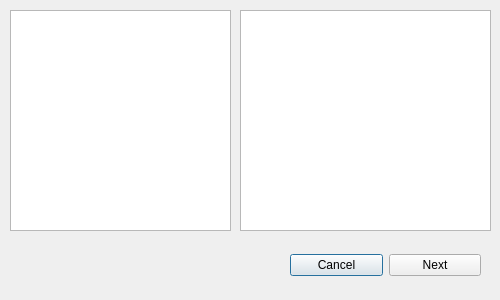
<?xml version="1.0" encoding="UTF-8"?>
<ui version="4.0">
 <class>FigureDialog</class>
 <widget class="QDialog" name="FigureDialog">
  <property name="geometry">
   <rect>
    <x>0</x>
    <y>0</y>
    <width>500</width>
    <height>300</height>
   </rect>
  </property>
  <property name="windowTitle">
   <string>Choose Figure</string>
  </property>
  <widget class="QWidget" name="horizontalLayoutWidget">
   <property name="geometry">
    <rect>
     <x>290</x>
     <y>240</y>
     <width>191</width>
     <height>51</height>
    </rect>
   </property>
   <layout class="QHBoxLayout" name="horizontalLayout_2">
    <item>
     <widget class="QPushButton" name="figureDialogCancelBtn">
      <property name="text">
       <string>Cancel</string>
      </property>
     </widget>
    </item>
    <item>
     <widget class="QPushButton" name="figureDialogNextBtn">
      <property name="text">
       <string>Next</string>
      </property>
     </widget>
    </item>
   </layout>
  </widget>
  <widget class="QListView" name="figureListView">
   <property name="geometry">
    <rect>
     <x>10</x>
     <y>10</y>
     <width>221</width>
     <height>221</height>
    </rect>
   </property>
  </widget>
  <widget class="QListView" name="listView">
   <property name="geometry">
    <rect>
     <x>240</x>
     <y>10</y>
     <width>251</width>
     <height>221</height>
    </rect>
   </property>
  </widget>
 </widget>
 <resources/>
 <connections/>
</ui>
